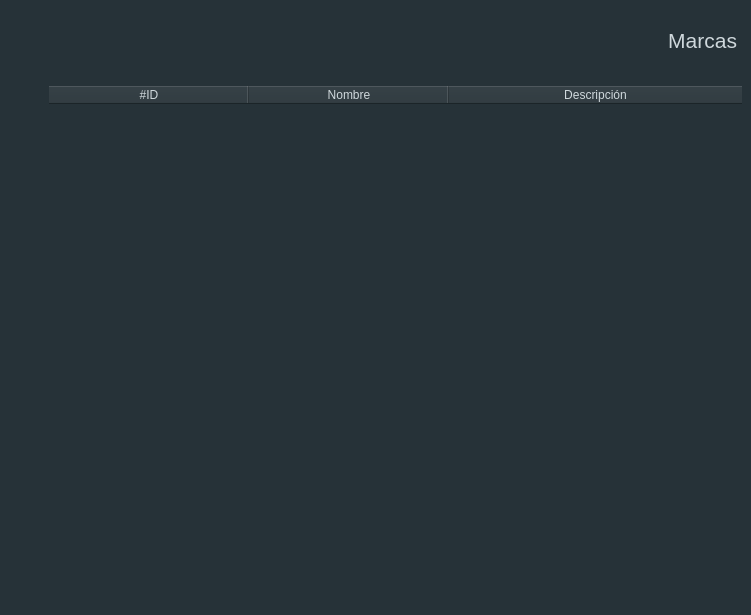
<?xml version="1.0" encoding="UTF-8"?>
<ui version="4.0">
 <class>Frame</class>
 <widget class="QFrame" name="Frame">
  <property name="geometry">
   <rect>
    <x>0</x>
    <y>0</y>
    <width>751</width>
    <height>615</height>
   </rect>
  </property>
  <property name="windowTitle">
   <string>Frame</string>
  </property>
  <property name="styleSheet">
   <string notr="true">background-color: #263238;</string>
  </property>
  <property name="lineWidth">
   <number>0</number>
  </property>
  <layout class="QVBoxLayout" stretch="1,8">
   <property name="spacing">
    <number>10</number>
   </property>
   <property name="leftMargin">
    <number>40</number>
   </property>
   <property name="topMargin">
    <number>0</number>
   </property>
   <property name="rightMargin">
    <number>0</number>
   </property>
   <property name="bottomMargin">
    <number>0</number>
   </property>
   <item>
    <widget class="QFrame" name="frame">
     <property name="sizePolicy">
      <sizepolicy hsizetype="Expanding" vsizetype="Expanding">
       <horstretch>0</horstretch>
       <verstretch>0</verstretch>
      </sizepolicy>
     </property>
     <property name="layoutDirection">
      <enum>Qt::RightToLeft</enum>
     </property>
     <property name="frameShape">
      <enum>QFrame::NoFrame</enum>
     </property>
     <property name="frameShadow">
      <enum>QFrame::Raised</enum>
     </property>
     <property name="lineWidth">
      <number>0</number>
     </property>
     <widget class="QLabel" name="label">
      <property name="geometry">
       <rect>
        <x>486</x>
        <y>20</y>
        <width>211</width>
        <height>41</height>
       </rect>
      </property>
      <property name="sizePolicy">
       <sizepolicy hsizetype="Expanding" vsizetype="Expanding">
        <horstretch>0</horstretch>
        <verstretch>0</verstretch>
       </sizepolicy>
      </property>
      <property name="font">
       <font>
        <pointsize>16</pointsize>
       </font>
      </property>
      <property name="styleSheet">
       <string notr="true">QLabel {
	color: #cfd8dc;
}</string>
      </property>
      <property name="text">
       <string>Marcas</string>
      </property>
      <property name="alignment">
       <set>Qt::AlignRight|Qt::AlignTrailing|Qt::AlignVCenter</set>
      </property>
     </widget>
     <widget class="QPushButton" name="btn_plus">
      <property name="geometry">
       <rect>
        <x>0</x>
        <y>30</y>
        <width>31</width>
        <height>31</height>
       </rect>
      </property>
      <property name="cursor">
       <cursorShape>PointingHandCursor</cursorShape>
      </property>
      <property name="text">
       <string/>
      </property>
      <property name="icon">
       <iconset>
        <normaloff>../assets/images/plus.png</normaloff>../assets/images/plus.png</iconset>
      </property>
      <property name="iconSize">
       <size>
        <width>25</width>
        <height>25</height>
       </size>
      </property>
      <property name="flat">
       <bool>true</bool>
      </property>
     </widget>
    </widget>
   </item>
   <item>
    <widget class="QFrame" name="frame_2">
     <property name="frameShape">
      <enum>QFrame::NoFrame</enum>
     </property>
     <property name="frameShadow">
      <enum>QFrame::Raised</enum>
     </property>
     <layout class="QVBoxLayout" name="verticalLayout">
      <item>
       <widget class="QTableWidget" name="table">
        <property name="enabled">
         <bool>true</bool>
        </property>
        <property name="sizePolicy">
         <sizepolicy hsizetype="Expanding" vsizetype="Expanding">
          <horstretch>0</horstretch>
          <verstretch>0</verstretch>
         </sizepolicy>
        </property>
        <property name="styleSheet">
         <string notr="true">color: #cfd8dc;</string>
        </property>
        <property name="frameShape">
         <enum>QFrame::NoFrame</enum>
        </property>
        <property name="verticalScrollBarPolicy">
         <enum>Qt::ScrollBarAsNeeded</enum>
        </property>
        <property name="sizeAdjustPolicy">
         <enum>QAbstractScrollArea::AdjustToContents</enum>
        </property>
        <property name="editTriggers">
         <set>QAbstractItemView::NoEditTriggers</set>
        </property>
        <property name="alternatingRowColors">
         <bool>false</bool>
        </property>
        <property name="textElideMode">
         <enum>Qt::ElideMiddle</enum>
        </property>
        <property name="verticalScrollMode">
         <enum>QAbstractItemView::ScrollPerItem</enum>
        </property>
        <property name="showGrid">
         <bool>true</bool>
        </property>
        <property name="gridStyle">
         <enum>Qt::SolidLine</enum>
        </property>
        <property name="sortingEnabled">
         <bool>true</bool>
        </property>
        <property name="cornerButtonEnabled">
         <bool>false</bool>
        </property>
        <property name="rowCount">
         <number>0</number>
        </property>
        <property name="columnCount">
         <number>3</number>
        </property>
        <attribute name="horizontalHeaderVisible">
         <bool>true</bool>
        </attribute>
        <attribute name="horizontalHeaderCascadingSectionResizes">
         <bool>false</bool>
        </attribute>
        <attribute name="horizontalHeaderMinimumSectionSize">
         <number>200</number>
        </attribute>
        <attribute name="horizontalHeaderDefaultSectionSize">
         <number>200</number>
        </attribute>
        <attribute name="horizontalHeaderShowSortIndicator" stdset="0">
         <bool>true</bool>
        </attribute>
        <attribute name="horizontalHeaderStretchLastSection">
         <bool>true</bool>
        </attribute>
        <attribute name="verticalHeaderVisible">
         <bool>true</bool>
        </attribute>
        <attribute name="verticalHeaderHighlightSections">
         <bool>true</bool>
        </attribute>
        <attribute name="verticalHeaderShowSortIndicator" stdset="0">
         <bool>true</bool>
        </attribute>
        <column>
         <property name="text">
          <string>#ID</string>
         </property>
        </column>
        <column>
         <property name="text">
          <string>Nombre</string>
         </property>
        </column>
        <column>
         <property name="text">
          <string>Descripción</string>
         </property>
        </column>
       </widget>
      </item>
     </layout>
    </widget>
   </item>
  </layout>
 </widget>
 <resources/>
 <connections/>
</ui>
